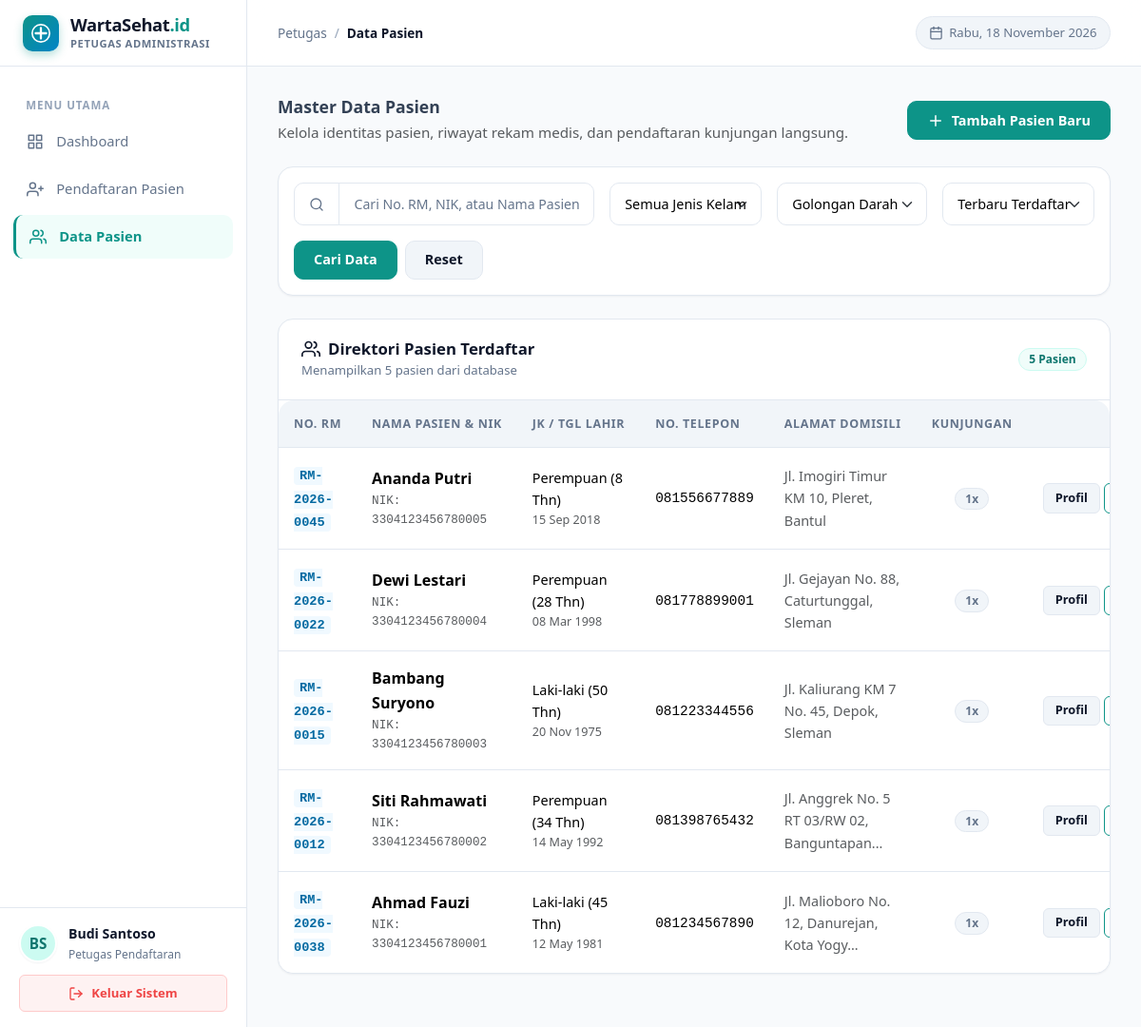
The app's page /frontend/pages/petugas/daftar-pasien.php (signed in) with its own data.
### tables this page shows
CREATE TABLE `pasien` (
  `id_pasien` INT AUTO_INCREMENT PRIMARY KEY,
  `nama_pasien` VARCHAR(100) NOT NULL,
  `nik` VARCHAR(16) NOT NULL UNIQUE,
  `tanggal_lahir` DATE NOT NULL,
  `tempat_lahir` VARCHAR(50) DEFAULT NULL,
  `alamat` TEXT NOT NULL,
  `jenis_kelamin` ENUM('Laki-laki', 'Perempuan') NOT NULL,
  `golongan_darah` VARCHAR(5) DEFAULT '-',
  `agama` VARCHAR(20) DEFAULT NULL,
  `status_pernikahan` VARCHAR(30) DEFAULT NULL,
  `pekerjaan` VARCHAR(50) DEFAULT NULL,
  `no_telp` VARCHAR(20) NOT NULL,
  `created_at` TIMESTAMP DEFAULT CURRENT_TIMESTAMP
);

### frontend/pages/petugas/daftar-pasien.php (the view, shortened to what this page needs)
<?php
require_once '../../backend/koneksi.php';
$search = trim($_GET['search'] ?? '');
$sort = trim($_GET['sort'] ?? 'terbaru');
$sql = "SELECT p.*,
               (SELECT rm.nomor_rm FROM rekam_medik rm WHERE rm.id_pasien = p.id_pasien ORDER BY rm.id_rekam_medik DESC LIMIT 1) AS nomor_rm,
               (SELECT rm.id_rekam_medik FROM rekam_medik rm WHERE rm.id_pasien = p.id_pasien ORDER BY rm.id_rekam_medik DESC LIMIT 1) AS id_rekam_medik,
               (SELECT COUNT(*) FROM layanan l JOIN rekam_medik rm ON l.id_rekam_medik = rm.id_rekam_medik WHERE rm.id_pasien = p.id_pasien) AS total_kunjungan,
               (SELECT MAX(l.waktu_masuk) FROM layanan l JOIN rekam_medik rm ON l.id_rekam_medik = rm.id_rekam_medik WHERE rm.id_pasien = p.id_pasien) AS kunjungan_terakhir
        FROM pasien p
        WHERE 1=1";
switch ($sort) {
    case 'terbaru':
    default:
        $sql .= " ORDER BY p.id_pasien DESC";
        break;
}
$stmt = mysqli_prepare($connection, $sql);
mysqli_stmt_execute($stmt);
$result = mysqli_stmt_get_result($stmt);
$total_ditemukan = mysqli_num_rows($result);
include '../../includes/header.php';
include '../../includes/sidebar_petugas.php';
include '../../includes/topbar.php';
?>
      <main class="ws-content-body">
        <div class="d-flex justify-content-between align-items-center mb-4 ws-page-header">
          <div>
            <h1 class="h3 fw-bold mb-1">Master Data Pasien</h1>
            <p class="text-muted mb-0">Kelola identitas pasien, riwayat rekam medis, dan pendaftaran kunjungan langsung.</p>
          </div>
          <div>
            <a href="pendaftaran-pasien.php" class="btn btn-primary">
              <svg width="18" height="18" viewBox="0 0 24 24" fill="none" stroke="currentColor" stroke-width="2" stroke-linecap="round" stroke-linejoin="round">
                <line x1="12" y1="5" x2="12" y2="19"/>
                <line x1="5" y1="12" x2="19" y2="12"/>
              </svg>
              <span>Tambah Pasien Baru</span>
            </a>
          </div>
        </div>
        <div class="ws-card mb-4">
          <div class="ws-card-body p-3">
            <form action="daftar-pasien.php" method="GET" class="d-flex gap-3 align-items-center flex-wrap ws-filter-bar">
              <div class="input-group" style="flex: 2; min-width: 250px;">
                <span class="input-group-text bg-white">
                  <svg width="16" height="16" viewBox="0 0 24 24" fill="none" stroke="currentColor" stroke-width="2" stroke-linecap="round" stroke-linejoin="round">
                    <circle cx="11" cy="11" r="8"/>
                    <line x1="21" y1="21" x2="16.65" y2="16.65"/>
                  </svg>
                </span>
                <input
                  type="text"
                  class="form-control"
                  name="search"
                  placeholder="Cari No. RM, NIK, atau Nama Pasien..."
                  value="<?= htmlspecialchars($search); ?>"
                >
              </div>
              <div style="flex: 1; min-width: 160px;">
                <select name="jenis_kelamin" class="form-select">
                  <option value="">Semua Jenis Kelamin</option>
                </select>
              </div>
              <div style="flex: 1; min-width: 150px;">
                <select name="golongan_darah" class="form-select">
                  <option value="">Golongan Darah</option>
                </select>
              </div>
              <div style="flex: 1; min-width: 160px;">
                <select name="sort" class="form-select">
                  <option value="terbaru" <?= ($sort === 'terbaru') ? 'selected' : ''; ?>>Terbaru Terdaftar</option>
                </select>
              </div>
              <div class="d-flex gap-2">
                <button type="submit" class="btn btn-primary">
                  Cari Data
                </button>
                <a href="daftar-pasien.php" class="btn btn-secondary">
                  Reset
                </a>
              </div>
            </form>
          </div>
        </div>
        <div class="ws-card">
          <div class="ws-card-header">
            <div>
              <h2 class="ws-card-title">
                <svg width="20" height="20" viewBox="0 0 24 24" fill="none" stroke="currentColor" stroke-width="2" stroke-linecap="round" stroke-linejoin="round">
                  <path d="M17 21v-2a4 4 0 0 0-4-4H5a4 4 0 0 0-4 4v2"/>
                  <circle cx="9" cy="7" r="4"/>
                  <path d="M23 21v-2a4 4 0 0 0-3-3.87"/>
                  <path d="M16 3.13a4 4 0 0 1 0 7.75"/>
                </svg>
                Direktori Pasien Terdaftar
              </h2>
              <div class="ws-card-subtitle">Menampilkan <?= $total_ditemukan; ?> pasien dari database</div>
            </div>
            <span class="badge badge-primary"><?= $total_ditemukan; ?> Pasien</span>
          </div>
          <div class="table-responsive">
            <table class="table ws-table align-middle">
              <thead>
                <tr>
                  <th style="width: 130px;">No. RM</th>
                  <th>Nama Pasien & NIK</th>
                  <th>JK / Tgl Lahir</th>
                  <th>No. Telepon</th>
                  <th>Alamat Domisili</th>
                  <th class="text-center" style="width: 100px;">Kunjungan</th>
                  <th class="text-center" style="width: 200px;">Aksi</th>
                </tr>
              </thead>
              <tbody>
                <?php if ($total_ditemukan > 0): ?>
                  <?php while ($p = mysqli_fetch_assoc($result)): ?>
                    <?php
                      $tgl_lahir = new DateTime($p['tanggal_lahir']);
                      $usia = $tgl_lahir->diff(new DateTime())->y;
                    ?>
                    <tr>
                      <td>
                        <a href="detail-pasien.php?id=<?= $p['id_pasien']; ?>" class="cell-code fw-bold">
                          <?= htmlspecialchars($p['nomor_rm'] ?? 'RM-' . $p['id_rekam_medik']); ?>
                        </a>
                      </td>
                      <td>
                        <div class="fw-bold fs-6"><?= htmlspecialchars($p['nama_pasien']); ?></div>
                        <div class="text-muted small font-monospace">NIK: <?= htmlspecialchars($p['nik']); ?></div>
                      </td>
                      <td>
                        <div><?= htmlspecialchars($p['jenis_kelamin']); ?> (<?= $usia; ?> Thn)</div>
                        <div class="text-muted small"><?= date('d M Y', strtotime($p['tanggal_lahir'])); ?></div>
                      </td>
                      <td>
                        <span class="font-monospace"><?= htmlspecialchars($p['no_telp']); ?></span>
                      </td>
                      <td class="small text-muted" style="max-width: 220px;">
                        <?= htmlspecialchars(mb_strimwidth($p['alamat'], 0, 45, '...')); ?>
                      </td>
                      <td class="text-center">
                        <span class="badge badge-secondary"><?= $p['total_kunjungan']; ?>x</span>
                      </td>
                      <td class="text-center">
                        <div class="d-flex justify-content-center gap-1">
                          <a href="detail-pasien.php?id=<?= $p['id_pasien']; ?>" class="btn btn-sm btn-secondary" title="Detail Profil">
                            Profil
                          </a>
                          <a href="riwayat-rekam-medik.php?id=<?= $p['id_pasien']; ?>" class="btn btn-sm btn-outline-primary" title="Riwayat RM">
                          </a>
                        </div>
                      </td>
                    </tr>
                  <?php endwhile; ?>
                <?php endif; ?>
              </tbody>
            </table>
          </div>
        </div>
      </main>
<?php include '../../includes/footer.php'; ?>

### frontend/css/variables.css (style rules this page uses)
:root { --ws-primary: #0d9488; --ws-primary-hover: #0f766e; --ws-primary-active: #115e59; --ws-primary-light: #ccfbf1; --ws-primary-subtle: #f0fdfa; --ws-primary-focus: rgba(13, 148, 136, 0.25); --ws-secondary: #0284c7; --ws-secondary-hover: #0369a1; --ws-secondary-light: #e0f2fe; --ws-secondary-subtle: #f0f9ff; --ws-bg-page: #f8fafc; --ws-bg-surface: #ffffff; --ws-bg-surface-glass: rgba(255, 255, 255, 0.88); --ws-bg-surface-glass-dark: rgba(248, 250, 252, 0.92); --ws-bg-subtle: #f1f5f9; --ws-bg-sidebar: #ffffff; --ws-border-color: #e2e8f0; --ws-border-light: #f1f5f9; --ws-border-focus: #0d9488; --ws-border-glass: rgba(255, 255, 255, 0.65); --ws-text-main: #0f172a; --ws-text-body: #334155; --ws-text-muted: #64748b; --ws-text-light: #94a3b8; --ws-text-white: #ffffff; --ws-success: #10b981; --ws-success-bg: #ecfdf5; --ws-success-border: #a7f3d0; --ws-success-text: #065f46; --ws-warning: #f59e0b; --ws-warning-bg: #fffbeb; --ws-warning-border: #fde68a; --ws-warning-text: #92400e; --ws-danger: #ef4444; --ws-danger-bg: #fef2f2; --ws-danger-border: #fecaca; --ws-danger-text: #991b1b; --ws-info: #0284c7; --ws-info-bg: #f0f9ff; --ws-info-border: #bae6fd; --ws-info-text: #075985; --ws-font-sans: 'Plus Jakarta Sans', system-ui, -apple-system, BlinkMacSystemFont, 'Segoe UI', Roboto, Helvetica, Arial, sans-serif; --ws-font-mono: 'JetBrains Mono', SFMono-Regular, Menlo, Monaco, Consolas, monospace; --ws-shadow-sm: 0 1px 2px 0 rgba(15, 23, 42, 0.05); --ws-shadow-md: 0 4px 6px -1px rgba(15, 23, 42, 0.07), 0 2px 4px -2px rgba(15, 23, 42, 0.04); --ws-shadow-lg: 0 10px 15px -3px rgba(15, 23, 42, 0.08), 0 4px 6px -4px rgba(15, 23, 42, 0.03); --ws-shadow-glass: 0 8px 32px 0 rgba(15, 23, 42, 0.06); --ws-radius-sm: 6px; --ws-radius-md: 10px; --ws-radius-lg: 16px; --ws-radius-xl: 22px; --ws-radius-full: 9999px; --ws-transition: all 0.2s ease-in-out; --ws-transition-slow: all 0.3s cubic-bezier(0.4, 0, 0.2, 1); --ws-sidebar-width: 260px; --ws-header-height: 70px; }

### records on screen
pasien: nomor_rm "RM-2026-0045", nama_pasien "Ananda Putri", nik "3304123456780005", jenis_kelamin "Perempuan", tanggal_lahir "15 Sep 2018", no_telp "081556677889", alamat "Jl. Imogiri Timur KM 10, Pleret, Bantul", total_kunjungan "1"
pasien: nomor_rm "RM-2026-0022", nama_pasien "Dewi Lestari", nik "3304123456780004", jenis_kelamin "Perempuan", tanggal_lahir "08 Mar 1998", no_telp "081778899001", alamat "Jl. Gejayan No. 88, Caturtunggal, Sleman", total_kunjungan "1"
pasien: nomor_rm "RM-2026-0015", nama_pasien "Bambang Suryono", nik "3304123456780003", jenis_kelamin "Laki-laki", tanggal_lahir "20 Nov 1975", no_telp "081223344556", alamat "Jl. Kaliurang KM 7 No. 45, Depok, Sleman", total_kunjungan "1"
pasien: nomor_rm "RM-2026-0012", nama_pasien "Siti Rahmawati", nik "3304123456780002", jenis_kelamin "Perempuan", tanggal_lahir "14 May 1992", no_telp "081398765432", alamat "Jl. Anggrek No. 5 RT 03/RW 02, Banguntapan...", total_kunjungan "1"
pasien: nomor_rm "RM-2026-0038", nama_pasien "Ahmad Fauzi", nik "3304123456780001", jenis_kelamin "Laki-laki", tanggal_lahir "12 May 1981", no_telp "081234567890", alamat "Jl. Malioboro No. 12, Danurejan, Kota Yogy...", total_kunjungan "1"

### other values on screen
$user_initials "BS"
$user_name "Budi Santoso"
$parent_title "Petugas"
$current_title "Data Pasien"
$tanggal_sekarang "Rabu, 18 November 2026"
$total_ditemukan "5"
